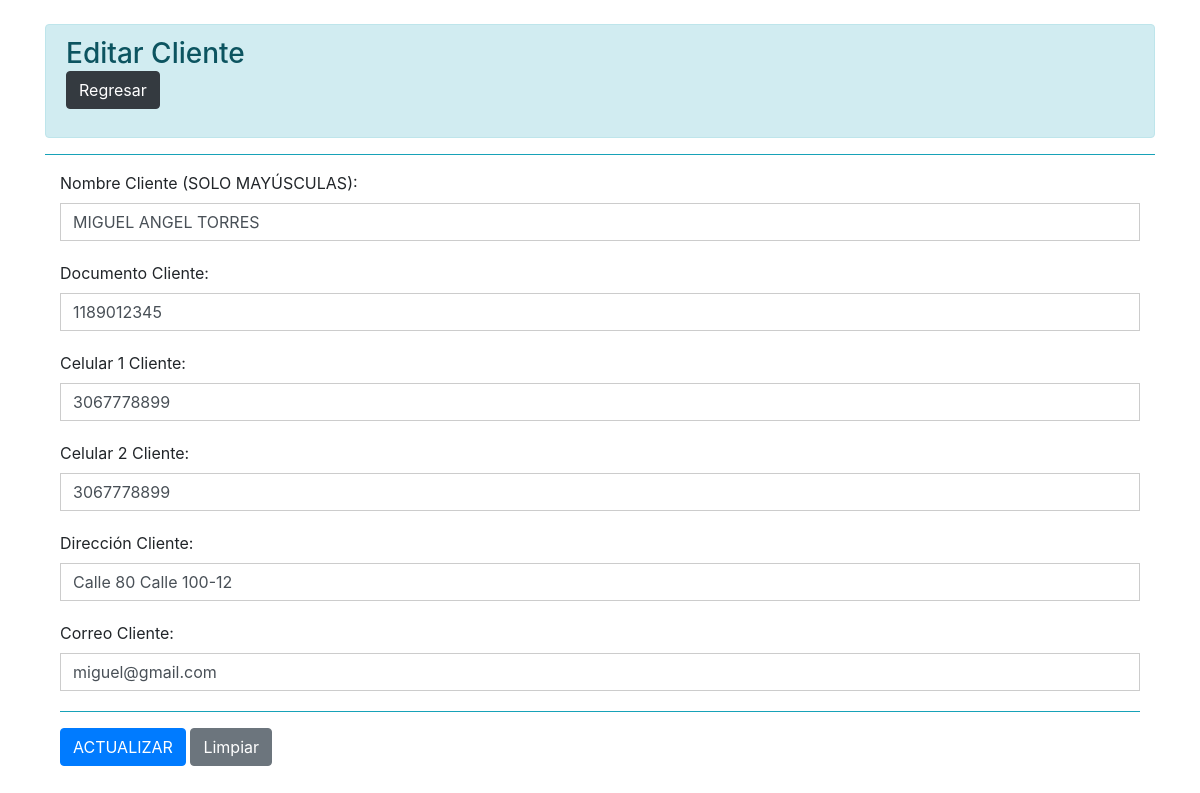
Page /vistas/editar_cliente_factura.php?id_cliente=73 (signed in) on the earlier database version.
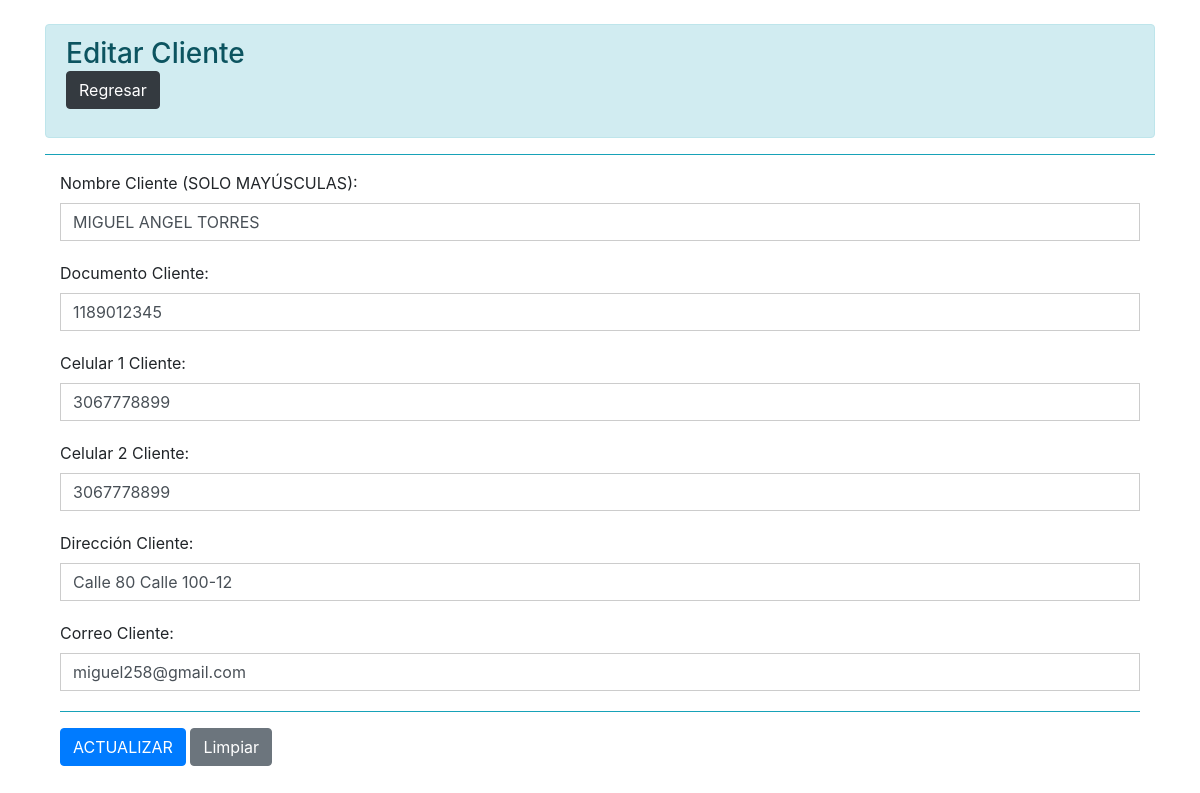
Same page on the later database version.
### tables this page shows
CREATE TABLE `clientes` (
  `id_cliente` int(11) NOT NULL AUTO_INCREMENT,
  `nom_cliente` varchar(40) NOT NULL,
  `doc_cliente` varchar(10) NOT NULL,
  `cel1_cliente` varchar(13) NOT NULL DEFAULT '+57',
  `cel2_cliente` varchar(13) NOT NULL DEFAULT '+57',
  `direccion_cliente` varchar(50) NOT NULL,
  `correo_cliente` varchar(50) NOT NULL,
  PRIMARY KEY (`id_cliente`)
);

### vistas/editar_cliente_factura.php (the view, shortened to what this page needs)
<?php
include '../conexion/conexion.php';
?>
<!DOCTYPE html>
<html lang="en">
<head>
    <link rel="stylesheet" href="https://stackpath.bootstrapcdn.com/bootstrap/4.5.2/css/bootstrap.min.css">
</head>
<body>
    <?php
    if(isset($_POST['submit'])){
        $id_cliente = $_POST['idCliente'];
        $nom_cliente = $_POST['nom_cliente'];
        $doc_cliente = $_POST['doc_cliente'];
        $cel1_cliente = $_POST['cel1_cliente'];
        $cel2_cliente = $_POST['cel2_cliente'];
        $direccion_cliente = $_POST['direccion_cliente'];
        $correo_cliente = $_POST['correo_cliente'];
        $sql = "UPDATE clientes SET nom_cliente='$nom_cliente', doc_cliente='$doc_cliente', cel1_cliente='$cel1_cliente', cel2_cliente='$cel2_cliente', direccion_cliente='$direccion_cliente', correo_cliente='$correo_cliente' WHERE id_cliente='$id_cliente'";
        $resultado = mysqli_query($conexion, $sql);
        if($resultado){
            echo "<script> alert ('Los datos fueron actualizados en la base de datos correctamente'); location.assign ('factura_borrador.php'); </script>";
        } else {
            echo "<script> alert ('ERROR: Los datos no fueron actualizados en la base de datos'); location.assign ('factura_borrador.php'); </script>";
        }
    mysqli_close($conexion);
    }
    else{
        $id_cliente = $_GET['id_cliente'];
        $sql = "SELECT * FROM clientes WHERE id_cliente = '$id_cliente'";
        $resultado = mysqli_query($conexion, $sql);
        $fila = mysqli_fetch_assoc($resultado);
        $nom_cliente = $fila["nom_cliente"];
        $doc_cliente = $fila["doc_cliente"];
        $cel1_cliente = $fila["cel1_cliente"];
        $cel2_cliente = $fila["cel2_cliente"];
        $direccion_cliente = $fila["direccion_cliente"];
        $correo_cliente = $fila["correo_cliente"];
    ?>
    <div class="container mt-4">
        <div class="alert alert-info">
            <h3 class="mb-0">Editar Cliente</h3>
            <a href="factura_borrador.php" class="btn btn-dark mb-3">Regresar</a>
        </div>
        <hr>
        <section>
            <div class="container">
                <form id="formulario" action="<?=$_SERVER['PHP_SELF']?>" method="post">
                    <div class="form-group">
                        <label for="nom_cliente">Nombre Cliente (SOLO MAYÚSCULAS):</label>
                        <input type="text" class="form-control" id="nom_cliente" name="nom_cliente" placeholder="NOMBRE CLIENTE" autocomplete="off" value="<?php echo $nom_cliente; ?>" required onblur="validarNombreCliente()" oninput="convertirMayusculas(this)" style="text-transform: uppercase;">
                    </div>
                    <div class="form-group">
                        <label for="doc_cliente">Documento Cliente:</label>
                        <input type="text" class="form-control" id="doc_cliente" name="doc_cliente" placeholder="Documento Cliente" autocomplete="off" onblur="validarDocumentoCliente()" required value="<?php echo $doc_cliente; ?>">
                    </div>
                    <div class="form-group">
                        <label for="cel1_cliente">Celular 1 Cliente:</label>
                        <input type="text" class="form-control" id="cel1_cliente" name="cel1_cliente" placeholder="Celular 1 Cliente" autocomplete="off" onblur="validarCelularCliente('cel1_cliente', 'cel1Error')" required value="<?php echo $cel1_cliente; ?>">
                    </div>
                    <div class="form-group">
                        <label for="cel2_cliente">Celular 2 Cliente:</label>
                        <input type="text" class="form-control" id="cel2_cliente" name="cel2_cliente" placeholder="Celular 2 Cliente" autocomplete="off" onblur="validarCelularCliente('cel2_cliente', 'cel2Error')" required value="<?php echo $cel2_cliente; ?>">
                    </div>
                    <div class="form-group">
                        <label for="direccion_cliente">Dirección Cliente:</label>
                        <input type="text" class="form-control" id="direccion_cliente" name="direccion_cliente" placeholder="Dirección Cliente" autocomplete="off" onblur="validarDireccionCliente()" required value="<?php echo $direccion_cliente; ?>">
                    </div>
                    <div class="form-group">
                        <label for="correo_cliente">Correo Cliente:</label>
                        <input type="email" class="form-control" id="correo_cliente" name="correo_cliente" placeholder="Correo Cliente" autocomplete="off" onblur="validarCorreoCliente()" required value="<?php echo $correo_cliente; ?>">
                    </div>
                    <hr>
                    <button type="submit" class="btn btn-primary" name="submit" onclick="return validarFormulario()">ACTUALIZAR</button>
                    <button type="button" class="btn btn-secondary" onclick="borrarDatos()">Limpiar</button>
                </form>
            </div>
        </section>
    </div>
    <?php
    }
    ?>
</body>
</html>

Differences in the rows shown:
changed clientes "MIGUEL ANGEL TORRES": correo_cliente "miguel@gmail.com" → "miguel258@gmail.com"
